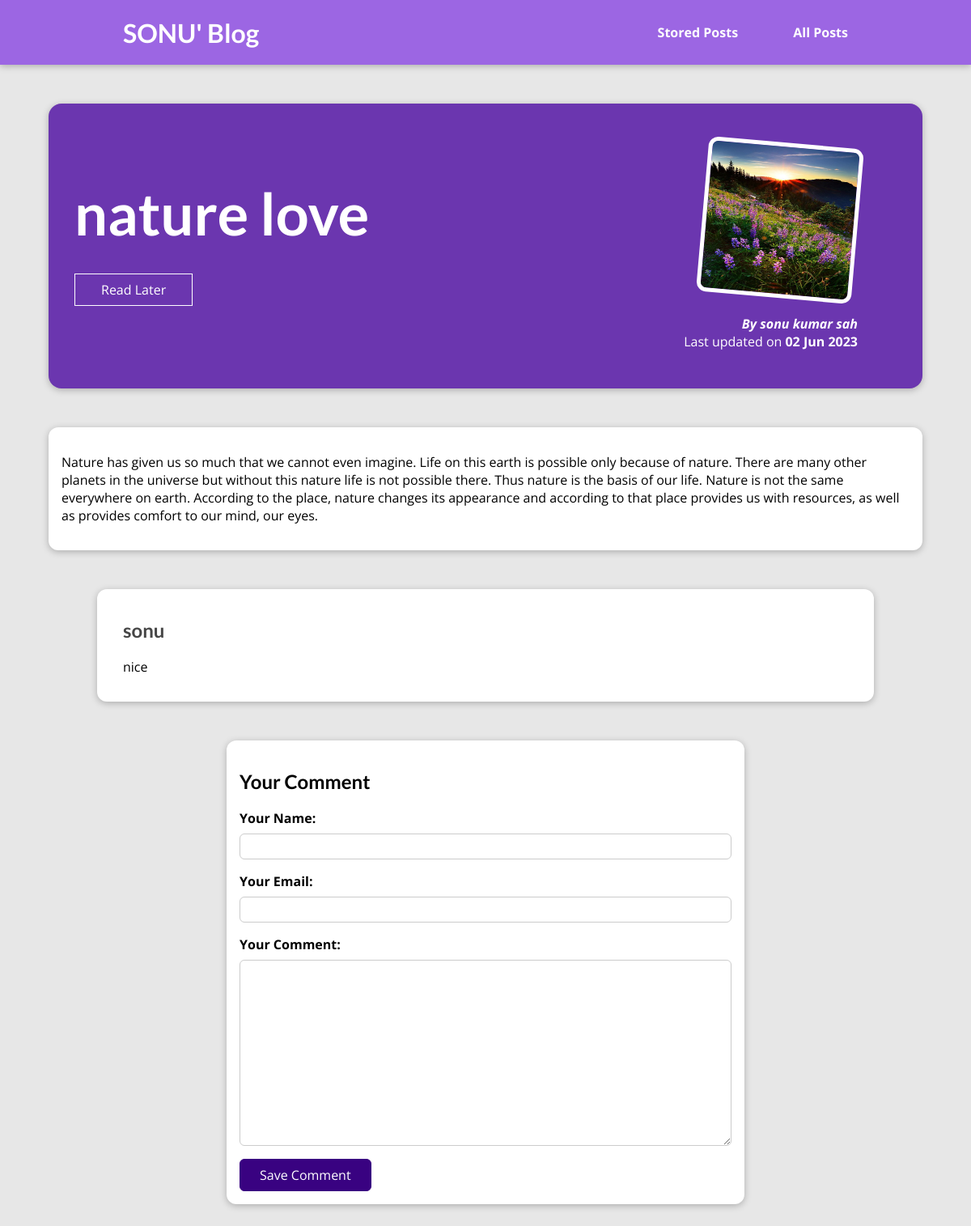
Screenshot of /posts/nature-love with the database file from the repository.
### blog/models.py (models this page shows, shortened)
class Post(models.Model):
    title = models.CharField(max_length=150)
    excerpt = models.CharField(max_length=200)
    image = models.ImageField(upload_to="posts", null=True)
    date = models.DateField(auto_now=True)
    slug = models.SlugField(unique=True, db_index=True)
    content = models.TextField(validators=[MinLengthValidator(10)])
    author = models.ForeignKey(
        Author, on_delete=models.SET_NULL, null=True, related_name="posts")
    tags = models.ManyToManyField(Tag)

class Author(models.Model):
    first_name = models.CharField(max_length=100)
    last_name = models.CharField(max_length=100)
    email_address = models.EmailField()
    def full_name(self):
        return f"{self.first_name} {self.last_name}"
    def __str__(self):
        return self.full_name()

class Comment(models.Model):
    user_name = models.CharField(max_length=120)
    user_email = models.EmailField()
    text = models.TextField(max_length=400)
    post = models.ForeignKey(
        Post, on_delete=models.CASCADE, related_name="comments")

### blog/views.py (the view, shortened to what this page needs)
# urls.py: path("posts/<slug:slug>", views.SinglePostView.as_view(),
class SinglePostView(View):
    def is_stored_post(self, request, post_id):
        stored_posts = request.session.get("stored_posts")
        if stored_posts is not None:
          is_saved_for_later = post_id in stored_posts
        else:
          is_saved_for_later = False
        return is_saved_for_later
    def get(self, request, slug):
        post = Post.objects.get(slug=slug)
        context = {
            "post": post,
            "post_tags": post.tags.all(),
            "comment_form": CommentForm(),
            "comments": post.comments.all().order_by("-id"),
            "saved_for_later": self.is_stored_post(request, post.id)
        }
        return render(request, "blog/post-detail.html", context)

### blog/forms.py
class CommentForm(forms.ModelForm):
    class Meta:
        model = Comment
        exclude = ["post"]
        labels = {
          "user_name": "Your Name",
          "user_email": "Your Email",
          "text": "Your Comment"
        }

### blog/templates/blog/post-detail.html (shortened to what this page needs)
{% extends "base.html" %}
{% load static %}
{% block css_files %}
<link rel="stylesheet" href="{% static "blog/post-detail.css" %}" />
{% endblock %}
{% block content %}
<section id="summary">
  <h2>{{ post.title }}</h2>
  <div id="read-later">
    <form action="{% url "read-later" %}" method="POST">
      <button>
        {% if saved_for_later %}
          Remove from "Read Later" List
        {% else %}
          Read Later
        {% endif %}
      </button>
    </form>
  </div>
  <article>
    <img src="{{ post.image.url }}" alt="{{ post.title }}" />
    <address>By <a href="mailto:{{ post.author.email_address }}">{{ post.author }}</a></address>
    <div>Last updated on <time>{{ post.date|date:"d M Y" }}</time></div>
  </article>
</section>
<main>
  {{ post.content|linebreaks }}
</main>
<section id="comments">
  <ul>
    {% for comment in comments %}
      <li>
        <h2>{{ comment.user_name }}</h2>
        <p>{{ comment.text|linebreaks }}</p>
      </li>
    {% endfor %}
  </ul>
</section>
<section id="comment-form">
  <h2>Your Comment</h2>
  <form action="{% url "post-detail-page" post.slug %}" method="POST">
    {% for form_field in comment_form %}
      <div class="form-control {% if form_field.errors %}invalid{% endif %}">
        {{ form_field.label_tag }}
        {{ form_field }}
      </div>
    {% endfor %}
    <button>Save Comment</button>
  </form>
</section>
{% endblock %}

### templates/base.html (shortened to what this page needs)
{% load static %}
<!DOCTYPE html>
<html lang="en">
<head>
  <link rel="stylesheet" href="{% static "app.css" %}">
  {% block css_files %}{% endblock %}
</head>
<body>
  <header id="main-navigation">
    <h1><a href="{% url "starting-page" %}">SONU' Blog</a></h1>
    <nav>
      <a href="{% url "read-later" %}">Stored Posts</a>
      <a href="{% url "posts-page" %}">All Posts</a>
    </nav>
  </header>
  {% block content %}
  {% endblock %}
</body>
</html>

### static/app.css (style rules this page uses)
* { box-sizing: border-box; }
html { font-family: 'Open Sans', 'Lato', sans-serif; }
body { margin: 0; }
h1, h2, h3 { font-family: 'Lato', sans-serif; font-weight: bold; }
#main-navigation { width: 100%; height: 5rem; display: flex; justify-content: space-between; align-items: center; padding: 0 10%; position: absolute; top: 0; left: 0; }
#main-navigation a { text-decoration: none; color: white; font-weight: bold; margin-left: 2rem; margin: 2rem; }

### blog/static/blog/post-detail.css (style rules this page uses)
body { background-color: #e7e7e7; }
#main-navigation { background-color: #9c66e3; box-shadow: 0 2px 8px rgba(0, 0, 0, 0.25); }
#summary { margin: 8rem auto 3rem auto; padding: 2rem; width: 90%; max-width: 90rem; border-radius: 16px; background-color: #6b36af; position: relative; box-shadow: 0 2px 8px rgba(0, 0, 0, 0.25); height: 22rem; }
#summary h2 { color: white; font-size: 4.5rem; margin-bottom: 0.25rem; }
#summary article { position: absolute; top: 2rem; right: 3rem; padding: 1rem 2rem; border-radius: 12px; text-align: right; color: white; }
#summary article img { width: 12rem; height: 12rem; border-radius: 12px; transform: rotateZ(5deg); border: 5px solid white; margin-bottom: 1rem; }
#summary address { font-weight: bold; }
#summary a { color: white; text-decoration: none; }
#summary time { font-weight: bold; }
#read-later { margin: 2rem 0; }
#read-later button { background-color: transparent; border: 1px solid white; padding: 0.5rem 2rem; font: inherit; color: white; cursor: pointer; }
main { width: 90%; max-width: 90rem; margin: 3rem auto; background-color: white; padding: 1rem; border-radius: 12px; box-shadow: 0 2px 8px rgba(0, 0, 0, 0.25); }
#comment-form { margin: 3rem auto; width: 90%; max-width: 40rem; border-radius: 12px; background-color: white; box-shadow: 0 2px 8px rgba(0, 0, 0, 0.25); padding: 1rem; }
#comment-form button { font: inherit; background-color: #390281; color: white; border: 1px solid #390281; padding: 0.5rem 1.5rem; border-radius: 6px; cursor: pointer; }
.form-control { margin-bottom: 1rem; }
.form-control label { font-weight: bold; margin-bottom: 0.5rem; display: block; }
.form-control input, .form-control textarea { display: block; width: 100%; font: inherit; padding: 0.25rem; border-radius: 6px; border: 1px solid #ccc; }
#comments { margin: 3rem auto; width: 90%; max-width: 60rem; border-radius: 12px; background-color: white; box-shadow: 0 2px 8px rgba(0, 0, 0, 0.25); padding: 1rem 2rem; }
#comments ul { list-style: none; margin: 0; padding: 0; }
#comments li { margin-bottom: 1rem; border-bottom: 2px solid #ccc; }
#comments li:last-of-type { border-bottom: none; }
#comments h2 { color: #464646; }

### rows the page displays
Post: title "nature love", image (picture), author "sonu kumar sah", date "02 Jun 2023", content "Nature has given us so much that we cannot even imagine. Life on this earth is possible only because of nature. There are many other planets in the universe but without this nature life is not possible there. Thus nature is the basis of our life. Nature is not the same everywhere on earth. According to the place, nature changes its appearance and according to that place provides us with resources, as well as provides comfort to our mind, our eyes."
Comment: user_name "sonu", text "nice"
